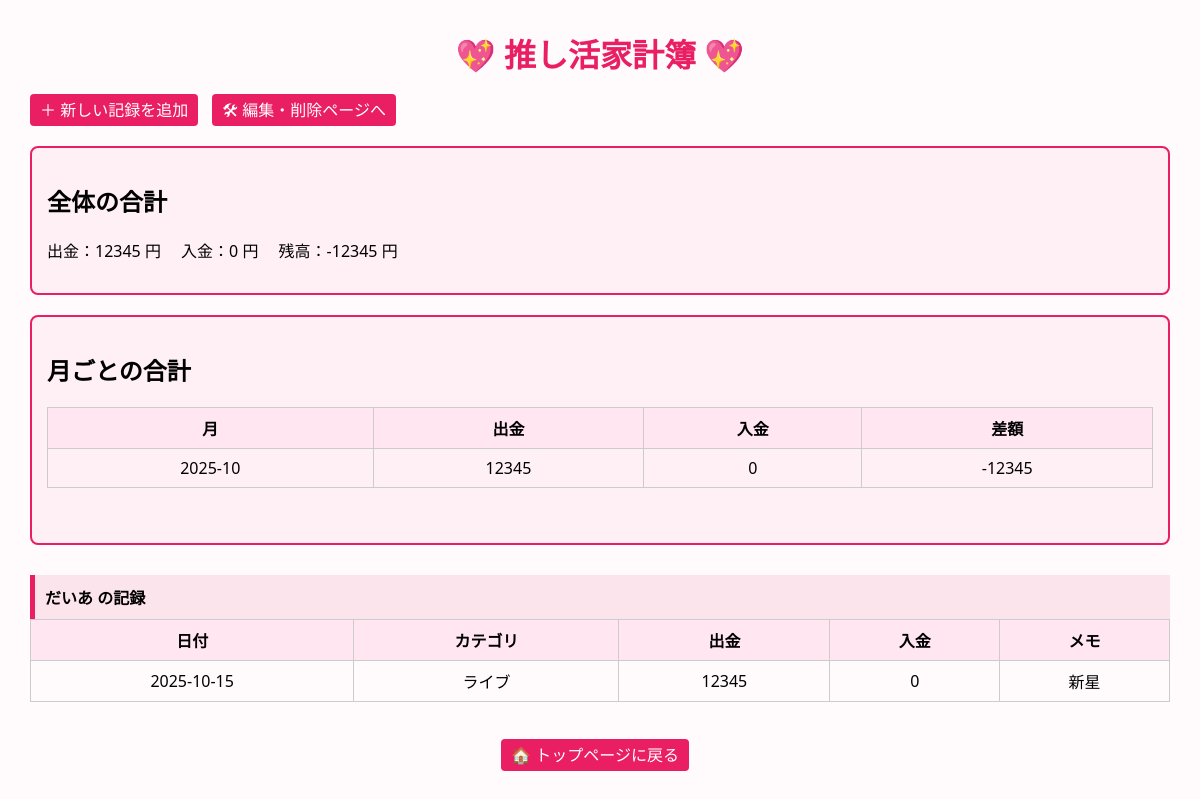
The page / on the database its author committed.
### tables this page shows
CREATE TABLE kakeibo (
    id INTEGER PRIMARY KEY AUTOINCREMENT,
    oshi_name TEXT NOT NULL,     -- 推しの名前
    category TEXT NOT NULL,      -- カテゴリ（例：グッズ・チケット）
    expense INTEGER DEFAULT 0,   -- 出金
    income INTEGER DEFAULT 0,    -- 入金
    memo TEXT,                   -- メモ
    date TEXT NOT NULL           -- 日付（YYYY-MM-DD）
);

### app.py (the view)
@app.route("/")
def index():
    conn = get_db()
    cur = conn.cursor()
    cur.execute("SELECT DISTINCT oshi_name FROM kakeibo ORDER BY oshi_name;")
    oshis = [row["oshi_name"] for row in cur.fetchall()]
    data_by_oshi = {}
    for oshi in oshis:
        cur.execute("SELECT * FROM kakeibo WHERE oshi_name=? ORDER BY date;", (oshi,))
        data_by_oshi[oshi] = cur.fetchall()
    cur.execute("""
        SELECT SUM(expense) AS total_expense, SUM(income) AS total_income,
               SUM(income) - SUM(expense) AS balance
        FROM kakeibo
    """)
    total = cur.fetchone()
    cur.execute("""
        SELECT strftime('%Y-%m', date) AS month,
               SUM(expense) AS total_expense,
               SUM(income) AS total_income,
               SUM(income) - SUM(expense) AS balance
        FROM kakeibo
        GROUP BY month ORDER BY month;
    """)
    monthly = cur.fetchall()
    conn.close()
    return render_template("index.html", data_by_oshi=data_by_oshi, total=total, monthly=monthly)

### app.py (called while the page is built)
def get_db():
    conn = sqlite3.connect(DB)
    conn.row_factory = sqlite3.Row
    return conn

### templates/index.html (shortened to what this page needs)
<!DOCTYPE html>
<html lang="ja">
<head>
</head>
<body>
<h1>💖 推し活家計簿 💖</h1>
<p>
  <a href="/add" class="btn">＋ 新しい記録を追加</a>
  <a href="/manage" class="btn">🛠 編集・削除ページへ</a>
</p>
<div class="box">
  <h2>全体の合計</h2>
  <p>出金：{{ total.total_expense or 0 }} 円
     入金：{{ total.total_income or 0 }} 円
     残高：{{ total.balance or 0 }} 円</p>
</div>
<div class="box">
  <h2>月ごとの合計</h2>
  <table>
    <tr><th>月</th><th>出金</th><th>入金</th><th>差額</th></tr>
    {% for m in monthly %}
    <tr>
      <td>{{ m.month }}</td>
      <td>{{ m.total_expense or 0 }}</td>
      <td>{{ m.total_income or 0 }}</td>
      <td>{{ m.balance or 0 }}</td>
    </tr>
    {% endfor %}
  </table>
</div>
{% for oshi, rows in data_by_oshi.items() %}
  <div class="oshi-title">{{ oshi }} の記録</div>
  <table>
    <tr><th>日付</th><th>カテゴリ</th><th>出金</th><th>入金</th><th>メモ</th></tr>
    {% for r in rows %}
    <tr>
      <td>{{ r.date }}</td>
      <td>{{ r.category }}</td>
      <td>{{ r.expense }}</td>
      <td>{{ r.income }}</td>
      <td>{{ r.memo }}</td>
    </tr>
    {% endfor %}
  </table>
{% endfor %}
<p style="text-align: center; margin-top: 40px;">
  <a href="/home" class="btn">🏠 トップページに戻る</a>
</p>
</body>
</html>

### templates/index.html (style rules this page uses)
body { font-family: 'Segoe UI', sans-serif; margin: 30px; background: #fffafc; }
h1 { text-align: center; color: #e91e63; }
table { border-collapse: collapse; width: 100%; margin-bottom: 40px; }
th, td { border: 1px solid #ccc; padding: 8px 12px; text-align: center; }
th { background: #ffe6f0; }
.box { border: 2px solid #e91e63; background: #fff0f6; padding: 15px; margin: 20px 0; border-radius: 8px; }
.oshi-title { background: #fce4ec; padding: 10px; font-weight: bold; border-left: 5px solid #e91e63; margin-top: 30px; }
.btn { background: #e91e63; color: white; padding: 5px 10px; text-decoration: none; border-radius: 4px; margin-right: 10px; }

### rows shown on the page
kakeibo: date "2025-10-15", category "ライブ", expense "12345", income "0", memo "新星"

### other values the page prints
{{ total.total_expense or 0 }} "12345"
{{ total.total_income or 0 }} "0"
{{ total.balance or 0 }} "-12345"
{{ m.month }} "2025-10"
{{ m.total_expense or 0 }} "12345"
{{ m.total_income or 0 }} "0"
{{ m.balance or 0 }} "-12345"
{{ oshi }} "だいあ"
